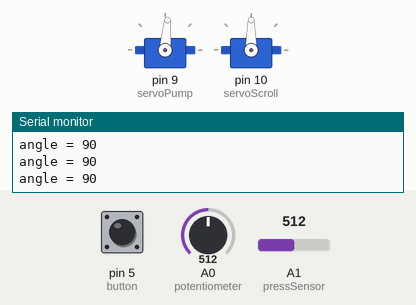
This sketch was run on a simulated Arduino Uno, built with avr-gcc and run on an emulated ATmega328P. Shown: 2 × servo, the last lines printed to the serial monitor. Inputs (shaded band) come from the test bench; at power-on: A1 (pressSensor) = 512, pin 5 (button) HIGH, A0 (potentiometer) = 512. Random numbers use the default seed unless the sketch sets one.

Above: at 1.3 s.
1.4 s: A1 (pressSensor) set to 110
2.9 s: A1 (pressSensor) set to 90
At 3.7 s:
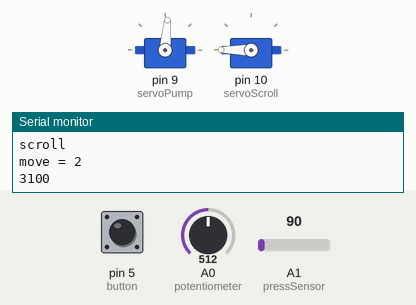
At 7.7 s:
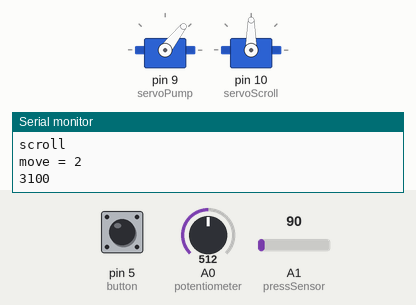
Timing chart, 0 to 15.6 s (numbered marks = the images above; inputs shaded):
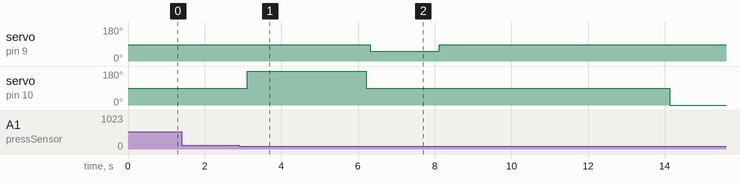

The sketch:

ephemeralDesign.ino
```cpp
#include <Servo.h>

Servo servoPump;
Servo servoScroll;

int angle = 0;
int movement = 0;
int min = 1;
int max = 4;

boolean pressed = false;

int pressSensor = A1;
int potentiometer = A0;
int button = 5;

void setup()
{
  Serial.begin(9600);
  servoPump.attach(9);
  servoScroll.attach(10);
  servoScroll.write(90);
  servoPump.write(map(487, 0, 1023, 0, 180));
  delay(100);

  pressed = false;
  //pinMode(button, OUTPUT);
  //movement = 1;

  //servoScrollControl();
  //delay(2000);
  //servoScrollOriginPosition();
}

void calibrationScrollMotor(Servo s, int buttonState) {
  int angle = map(getPotentiometerValue(), 0, 1023, 0, 180);
  Serial.print("angle = ");
  Serial.println(angle);

  int buttonPressed = buttonState;
  if(buttonPressed) {
    s.write(angle);
  }
  while(buttonPressed) {
      buttonPressed = digitalRead(button);
      delay(100);
  }
  s.write(90);
  delay(10);
}

int getPotentiometerValue() {
  int value = analogRead(potentiometer);
  //Serial.print("potentiometer = ");
  //Serial.println(value);
  delay(10);
  return value;
}

int getPressSensorValue() {
  int value = analogRead(pressSensor);
  //Serial.print("pressure =  ");
  //Serial.println(value);
  delay(100);
  return value;
}

void servoScrollOriginPosition() {
  int delayTime = 1550 * movement;

  Serial.println("scroll to origin");
  Serial.print("move = ");
  Serial.println(movement);
  Serial.println(delayTime);

  servoScroll.write(0);
  delay(delayTime);
  servoScroll.write(90);
  delay(10);
}

void servoScrollControl() {
  movement = random(min, max);
  int delayTime = 1550 * movement;

  Serial.println("scroll");
  Serial.print("move = ");
  Serial.println(movement);
  Serial.println(delayTime);

  servoScroll.write(180);
  delay(delayTime);
  servoScroll.write(90);
  delay(10);
}

void servoPumpControl() {
    servoPump.write(map(300, 0, 1023, 0, 180));
    delay(1800);

    servoPump.write(map(487, 0, 1023, 0, 180));
    delay(1000);
}

void loop()
{
  int buttonPressed = (!digitalRead(button));
  calibrationScrollMotor(servoScroll, buttonPressed);

  if(getPressSensorValue() > 100) {
      pressed = true;
  } else {
    if(pressed) {
      Serial.println("scroll");
      servoScrollControl();
      servoScroll.write(90);
      delay(100);

      servoPumpControl();
      pressed = false;
      Serial.println("pump");
      delay(5000);
      servoScrollOriginPosition();
      delay(1000);
    }
  }
}
```

Measured:
- the behaviour switches between 101 and 100 on A1 (pressSensor) (found by bisection; images 0 and 1)
- after the input at 2.9 s, servo on pin 9 (servoPump): 85° → 52° after 3.4 s, → 85° 1.8 s later; servo on pin 10 (servoScroll): 90° → 180° after 0.22 s, → 90° 3.1 s later, → 0° 7.9 s later
